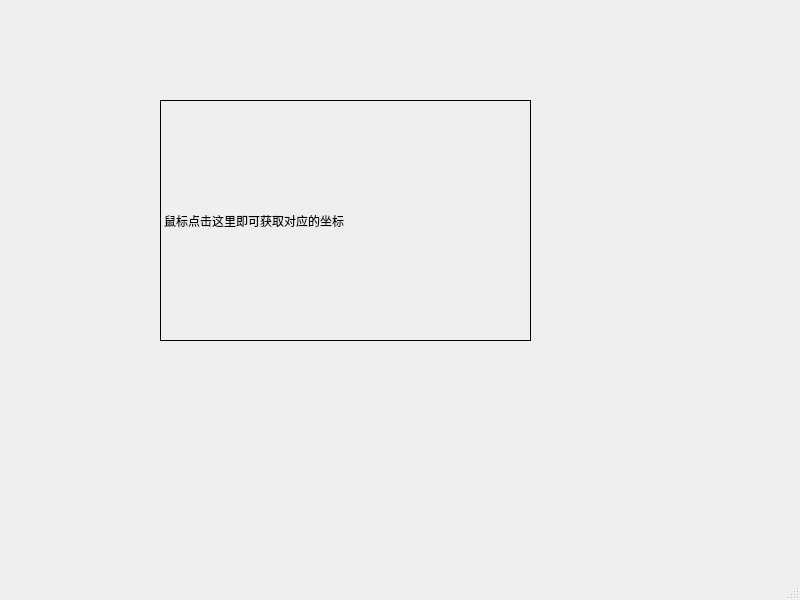
<?xml version="1.0" encoding="UTF-8"?>
<ui version="4.0">
 <class>MainWindow</class>
 <widget class="QMainWindow" name="MainWindow">
  <property name="geometry">
   <rect>
    <x>0</x>
    <y>0</y>
    <width>800</width>
    <height>600</height>
   </rect>
  </property>
  <property name="windowTitle">
   <string>MainWindow</string>
  </property>
  <widget class="QWidget" name="centralwidget">
   <widget class="Label" name="label">
    <property name="geometry">
     <rect>
      <x>160</x>
      <y>100</y>
      <width>371</width>
      <height>241</height>
     </rect>
    </property>
    <property name="frameShape">
     <enum>QFrame::Box</enum>
    </property>
    <property name="text">
     <string>鼠标点击这里即可获取对应的坐标</string>
    </property>
   </widget>
  </widget>
  <widget class="QMenuBar" name="menubar">
   <property name="geometry">
    <rect>
     <x>0</x>
     <y>0</y>
     <width>800</width>
     <height>21</height>
    </rect>
   </property>
  </widget>
  <widget class="QStatusBar" name="statusbar"/>
 </widget>
 <customwidgets>
  <customwidget>
   <class>Label</class>
   <extends>QLabel</extends>
   <header>label.h</header>
  </customwidget>
 </customwidgets>
 <resources/>
 <connections/>
</ui>
